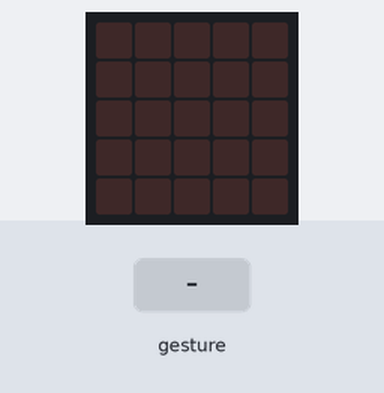
Simulated run of this program. Board: BBC micro:bit (MakeCode). Parts: the board's 5×5 LED display. The inputs (shaded band) are chosen by the test bench. A tilt is held for 1.5 s and a shake lasts 1 s, then the board lies face up again.

Above: at 1.2 s.
1.3 s: gesture 'shake'
At 1.9 s:
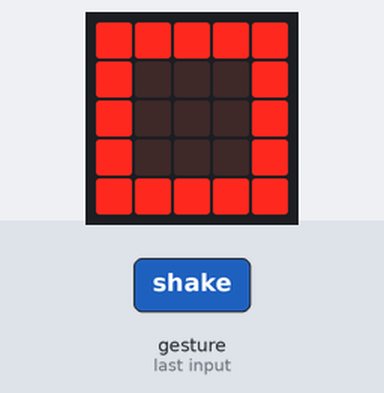
At 4.0 s:
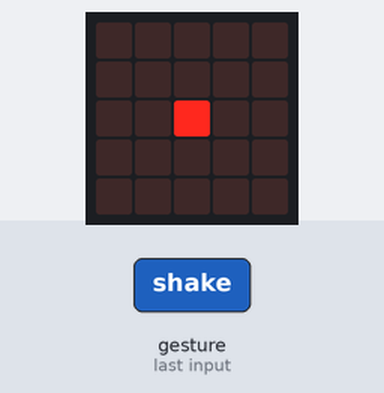
Timing chart, 0 to 5.5 s (numbered marks = the images above; inputs shaded):
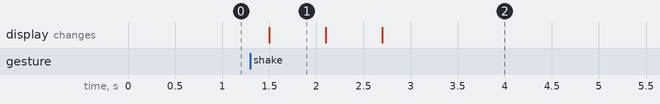

Measured:
- after the input at 1.3 s, the display: changes after 0.20 s (image 1)
- what the display in image 1 shows lasts 0.6 s, from 1.5 s to 2.1 s

The program:

main.ts
```typescript
input.onGesture(Gesture.Shake, function () {
    basic.showIcon(IconNames.Square)
    basic.showIcon(IconNames.SmallSquare)
    basic.showLeds(`
        . . . . .
        . . . . .
        . . # . .
        . . . . .
        . . . . .
        `)
})
```

test.ts
```typescript
// aquí va el archivo "tests"; esto no se compilará cuando este paquete se utilice como una extensión.
```
